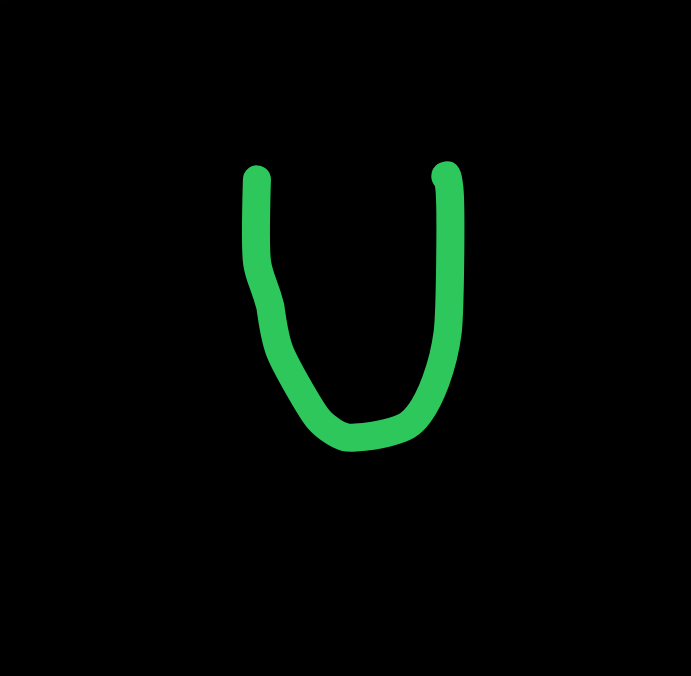
#> input picture blueprint/image.png, 691 x 676 px
$ python convert_level3_to_mask.py
#> lines starting #> are read from the running program, lines starting #| are printed output that depends on the picture; after the words box and inside, x2 and y2 are one past the last pixel; in counts of white or black regions, pixels touching at a corner belong together
from PIL import Image
import numpy as np

# Load level3.png
src = 'blueprint/image.png'
out = 'blueprint/level3_mask.png'
img = Image.open(src).convert('L')
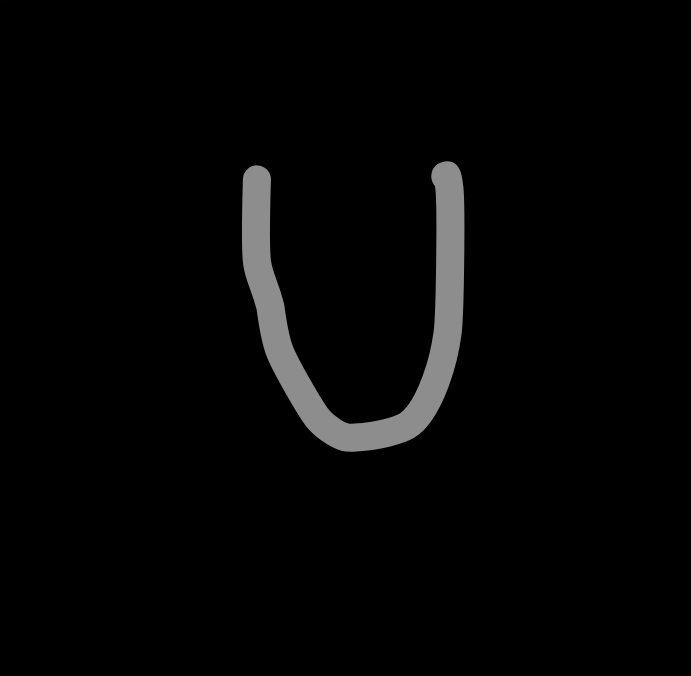
#> img: PIL image 691x676 L; min 0, max 141, mean 5.4
arr = np.array(img)

# Threshold: everything not black becomes white (pattern), black stays black (background)
mask = np.where(arr > 10, 255, 0).astype(np.uint8)
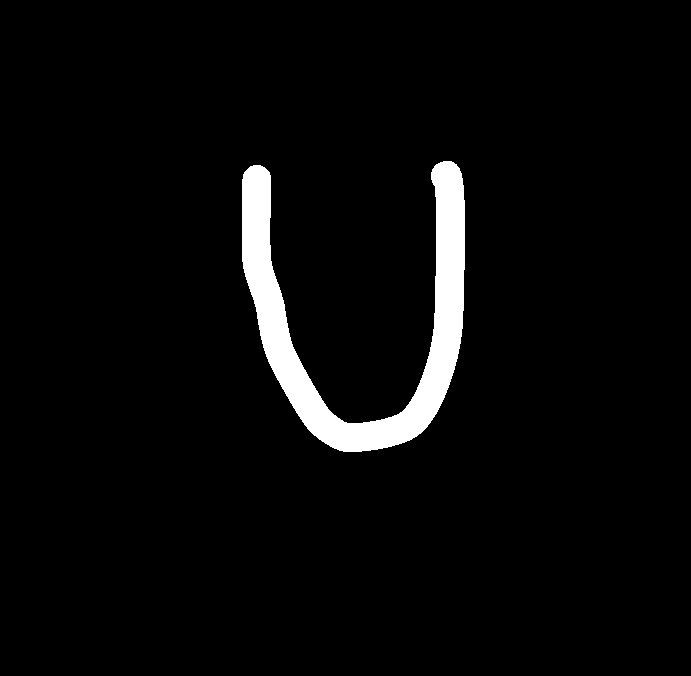
#> mask: shape (676, 691); 3.9% white; 1 white region, box (x1, y1, x2, y2) and area: (242, 161, 465, 452) 18313
mask_img = Image.fromarray(mask, mode='L')
mask_img.save(out)
print(f"Saved mask to {out}")
